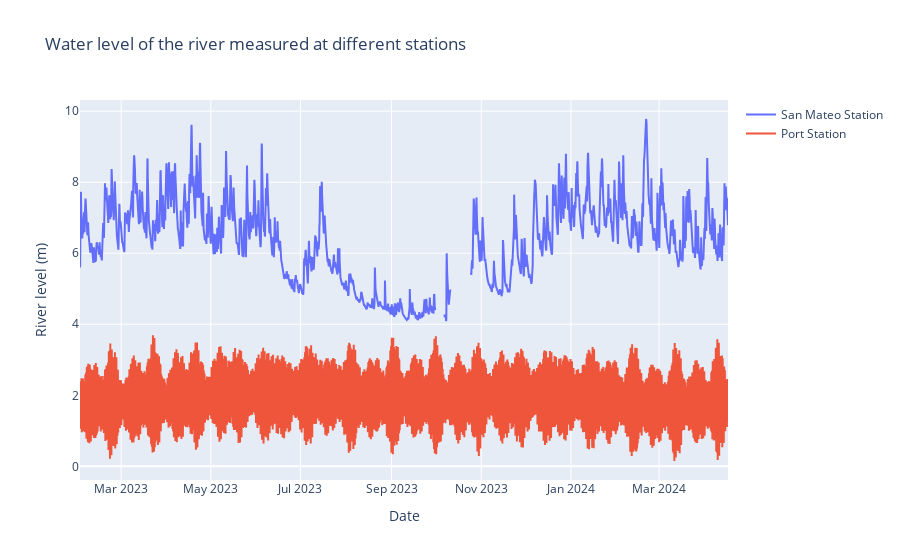

The notebook cell this image was saved under:
### Markdown cell above
## Visualization of the data from the 3 sensors

### Code cell
import pandas as pd
import plotly
from plotly.graph_objs import Figure, Scatter

# Create the first trace
trace1 = Scatter(
    x=df_esm_3h.index,
    y=df_esm_3h['hidro_level_sm'],  # Assuming the first column is the data to plot
    mode='lines',
    name='San Mateo Station'  # Specify a name for the trace
)

# Create the second trace
trace2 = Scatter(
    x=df_esm_3h.index,
    y=df_esm_3h['hidro_level_m1'],  # Assuming the column name for the second data series
    mode='lines',
    name='Port Station'  # Specify a name for the second trace
)

# Define the layout
layout = {
    "title": "Water level of the river measured at different stations",
    "xaxis": {"title": "Date", "type": 'date'},
    "yaxis": {"title": "River level (m)"}
}

# Create the plot with both traces
fig = Figure(data=[trace1, trace2], layout=layout)
fig.show()

### Figure 1 — Plotly figure (JSON) as saved in the notebook; plotly's stock layout.template omitted (floating-point values rounded to 4 significant figures; data arrays with more than 128 entries replaced by an {"elided": "..."} marker saying what was removed)
{"data": [{"mode": "lines", "name": "San Mateo Station", "type": "scatter", "x": {"elided": "3528 str values"}, "y": {"elided": "3528 float values"}}, {"mode": "lines", "name": "Port Station", "type": "scatter", "x": {"elided": "3528 str values"}, "y": {"elided": "3528 float values"}}], "layout": {"title": {"text": "Water level of the river measured at different stations"}, "xaxis": {"title": {"text": "Date"}, "type": "date"}, "yaxis": {"title": {"text": "River level (m)"}}}}
